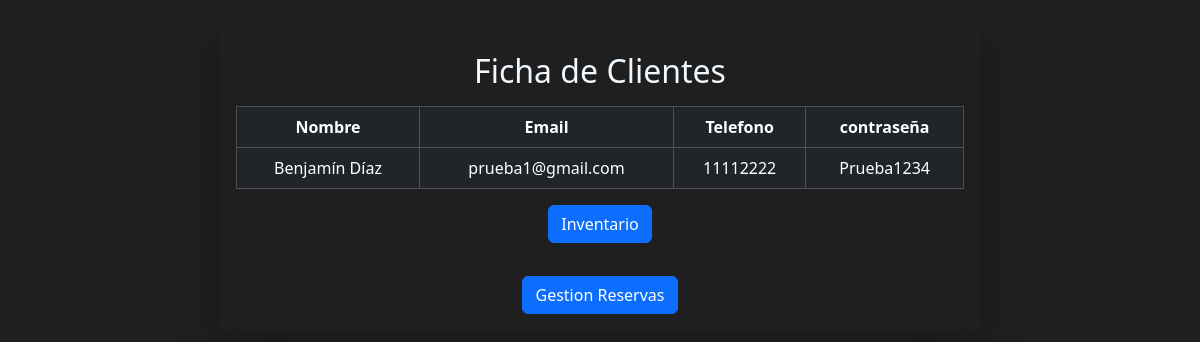
The page /clientes on the database as committed earlier.
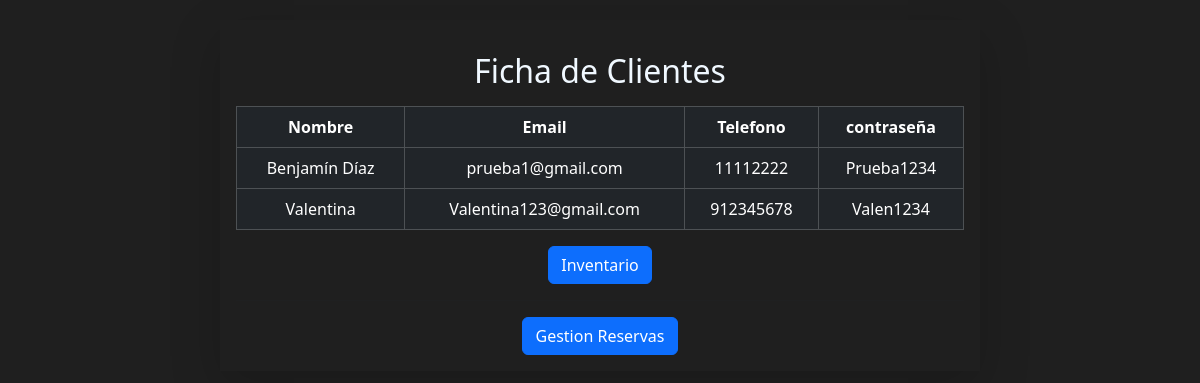
The same page on the database as committed later.
### tallerApp/models.py (models this page shows, shortened)
class Cliente(models.Model):
    nombre = models.CharField(max_length=100, blank=False, null=False)
    email = models.EmailField(unique=True, blank=False, null=False)
    telefono = models.CharField(max_length=15, blank=False, null=False)
    contrasena = models.CharField(max_length=128, blank=False, null=False)

### tallerApp/views.py (the view)
# urls.py: path('clientes', views.clientes, name='clientes'),
def clientes(request):
    clientes = Cliente.objects.all()
    context= {
        "clientes":clientes,
    }
    return render(request, "pages/clientes.html", context)

### tallerApp/templates/pages/clientes.html (shortened to what this page needs)
<!DOCTYPE html>
<html lang="en">
<head>
    {% load static %}
    <link rel="stylesheet" href="{% static 'css/page.css' %}">
    <link rel="stylesheet" href="{% static 'css/bootstrap.min.css' %}">
</head>
<body>
    <main>
        <div class="container">
            <div class="row">
                <div class="col-md-8 shadow-lg mx-auto text-center p-3">
                    <h2 class="my-3" style="color: aliceblue;">Ficha de Clientes</h2>
                    <table class="table table-dark table-hover table-bordered">
                        <thead>
                            <th>Nombre</th>
                            <th>Email</th>
                            <th>Telefono</th>
                            <th>contraseña</th>
                        </thead>
                        <tbody>
                            {% if clientes %}
                            {% for tmp in clientes %}
                            <tr>
                                <td>{{tmp.nombre}}</td>
                                <td>{{tmp.email}}</td>
                                <td>{{tmp.telefono}}</td>
                                <td>{{tmp.contrasena}}</td>
                            </tr>
                            {% endfor %}
                            {% endif %}
                        </tbody>
                    </table>
                    <div>
                        <a href="{% url 'inventario' %}"><button class="btn btn-primary">Inventario</button></a>
                    </div>
                    <hr>
                    <div>
                        <a href="{% url 'reservas_emp' %}"><button class="btn btn-primary">Gestion Reservas</button></a>
                    </div>
                </div>
            </div>
        </div>
    </main>
</body>
</html>

Rows that differ between the two databases and show on the page:
added Cliente: nombre "Valentina", email "Valentina123@gmail.com", telefono "912345678", contrasena "Valen1234"
